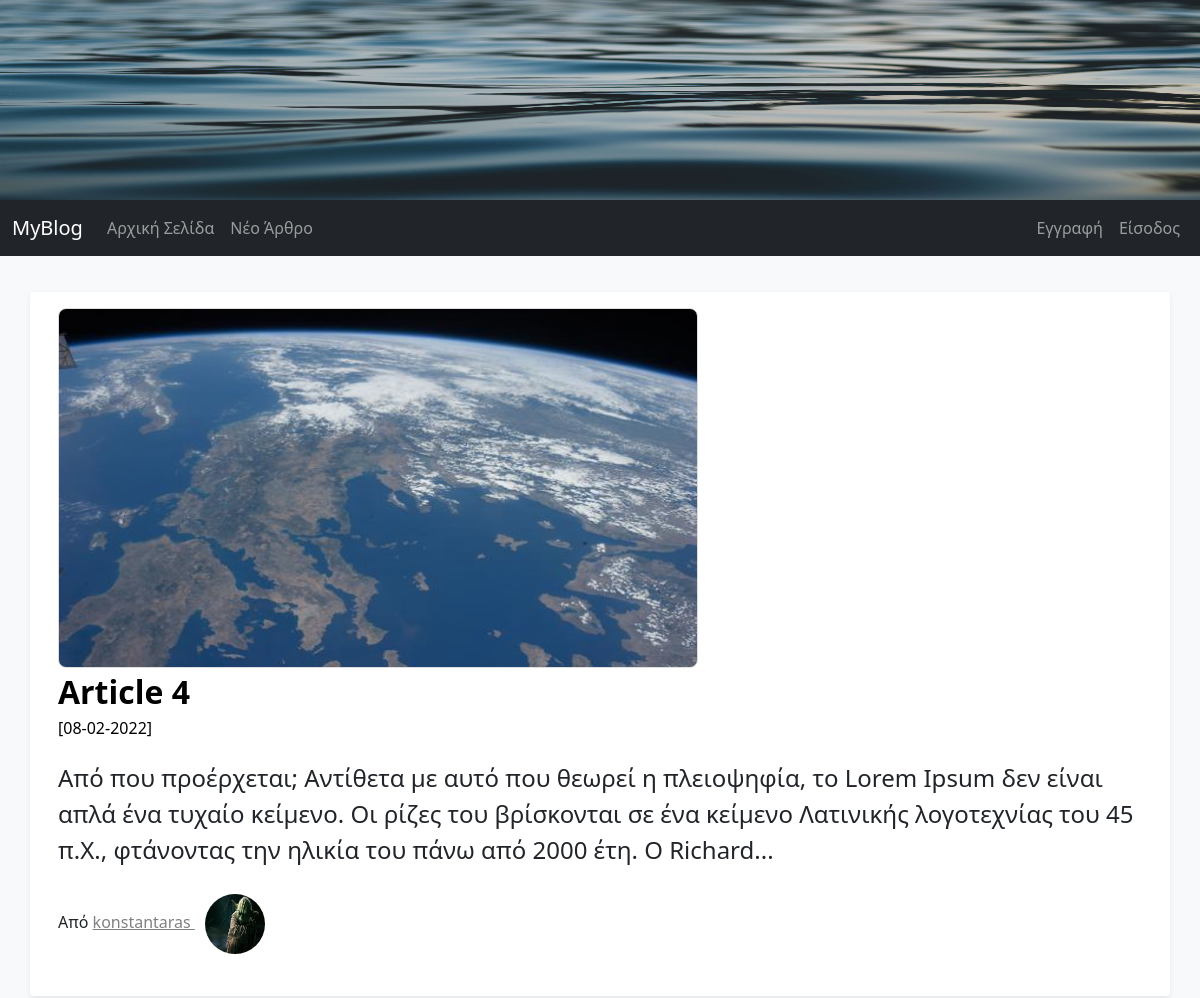
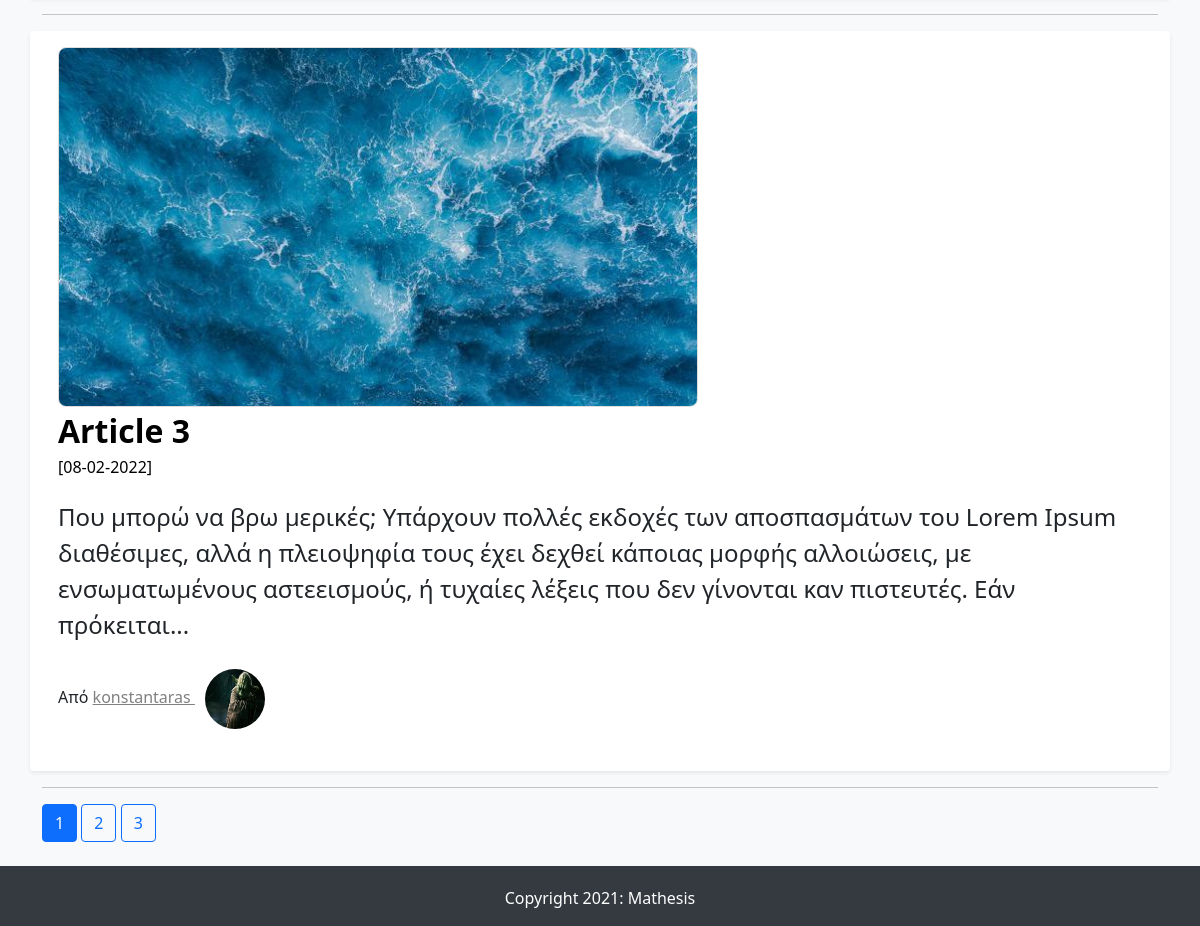
Before: / with the older database file (2 pictures, top to bottom).
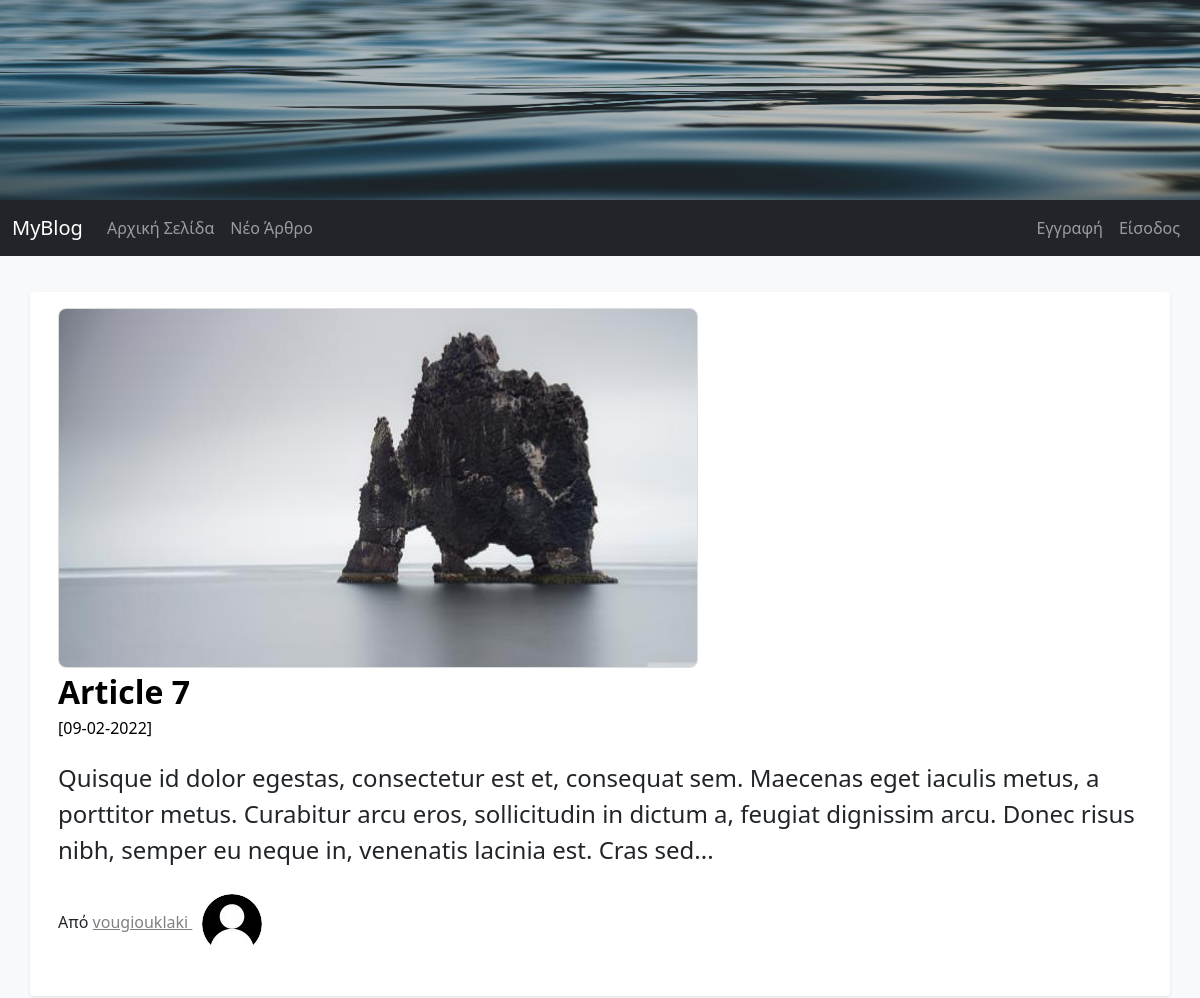
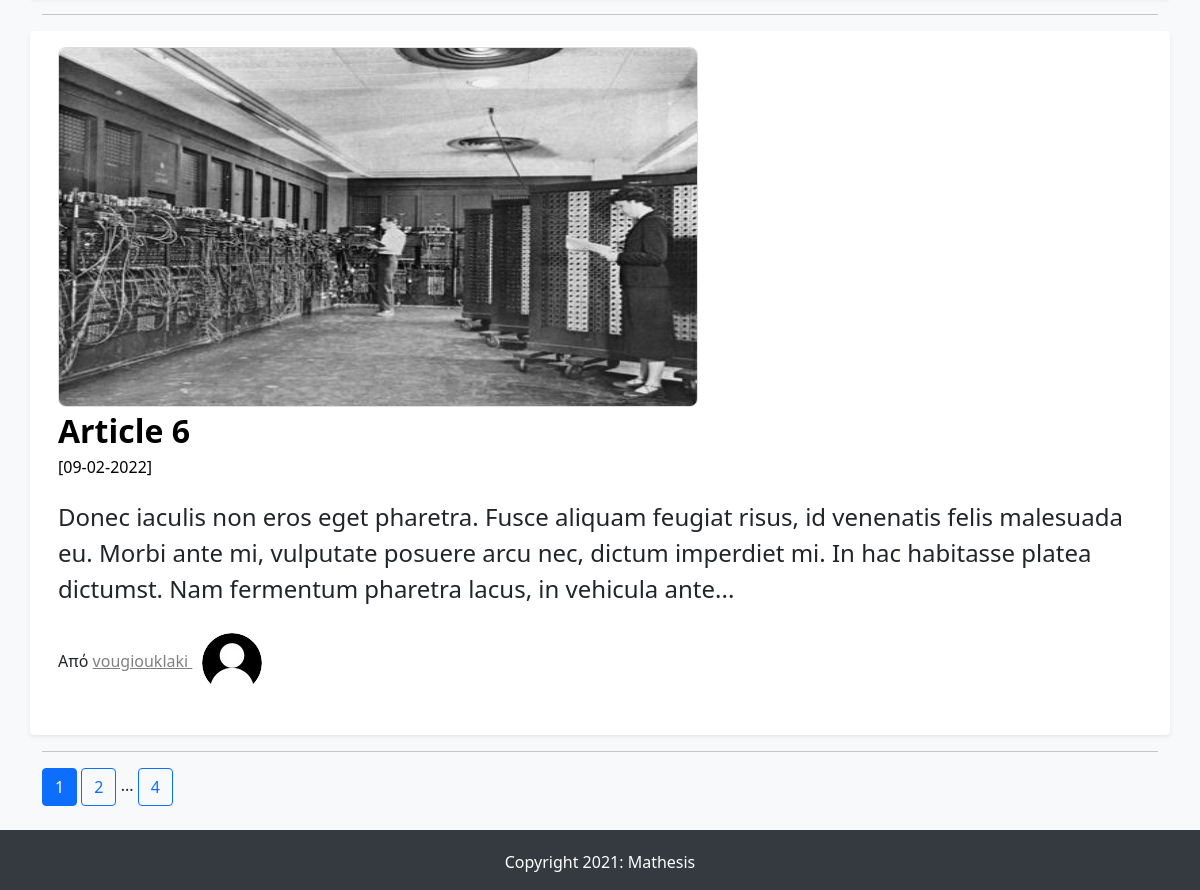
After: the same page with the newer database file (2 pictures, top to bottom).
### FlaskBlogApp/models.py (models this page shows, shortened)
class Article(db.Model):
    id = db.Column(db.Integer, primary_key=True)
    article_title = db.Column(db.String(50), nullable=False)
    article_body = db.Column(db.Text(), nullable=False)
    article_image = db.Column(db.String(30), default='default_article_image.jpg', nullable=False)
    date_created = db.Column(db.DateTime, default=datetime.utcnow, nullable=False)
    user_id = db.Column(db.Integer, db.ForeignKey('user.id'), nullable=False) # user.id of the table not of the class

class User(db.Model, UserMixin): # UserMixin extends class to flask-login capabilities
    id = db.Column(db.Integer, primary_key=True)
    username = db.Column(db.String(15), unique=True, nullable=False)
    email = db.Column(db.String(150), unique=True, nullable=False)
    password = db.Column(db.String(36), nullable=False)
    profile_image = db.Column(db.String(30), default='default_profile_image.jpg')
    articles = db.relationship('Article', backref='author', lazy=True) # Article - relationship with the model not the table

### FlaskBlogApp/routes.py (the view)
@app.route ("/index/")
@app.route ("/")
def root():
    page = request.args.get("page", 1, type=int) # default page=1, type=integer
    articles = Article.query.order_by(Article.date_created.desc()).paginate(per_page=2, page=page) #to show only 2 articles per page
    return render_template("index.html", articles=articles)

### FlaskBlogApp/templates/index.html (shortened to what this page needs)
{% extends "base.html" %}
{% block content %}
  {% if articles %}
      {% for article in articles.items %}
          <div class="row my-3 p-3 bg-body rounded shadow-sm">
            <div class="col col-md-12">
              {% if article.article_image and article.article_image != 'default_article_image.jpg' %}
                <img src="{{ url_for('static', filename='images/articles_images/'+article.article_image) }}" alt="" class="img-responsive a_image" width="640px" height="360px">
              {% endif %}
            </div>
            <div class="col col-md-12">
              <div class="main-article-title">
                <a class="article_title"
                href="{{ url_for('full_article', article_id=article.id) }}">{{ article.article_title | safe }}
                </a>
              </div>
              <small class="article_date">[{{ article.date_created.strftime('%d-%m-%Y') }}]</small>
              <p class="main-article-partial-text">
                {{ article.article_body | truncate(255) | safe }}
              </p>
              <p class="">Από
                <span>
                  <a class="author-name" href="{{ url_for('articles_by_author', author_id=article.author.id) }}"> {{ article.author.username }}
                    <img class="rounded-circle profile-image" alt="{{ article.author.username }}" src="{{ url_for('static', filename='images/profiles_images/'+article.author.profile_image) }}" data-holder-rendered="true" data-bs-toggle="tooltip" data-bs-placement="top" title="{{ article.author.username }}">
                  </a>
                </span>
              </p>
            </div>
          </div>
          <hr>
      {% endfor %}
      {% for page_number in articles.iter_pages(left_edge=1, right_edge=1, left_current=1, right_current=2) %}
        {% if page_number %}
          {% if articles.page == page_number %}
            <a class="btn btn-primary" href="{{ url_for('root', page=page_number) }}"> {{ page_number }} </a>
          {% else %}
            <a class="btn btn-outline-primary" href="{{ url_for('root', page=page_number) }}"> {{ page_number }} </a>
          {% endif%}
        {% else %}
          <span>...</span>
        {% endif %}
      {% endfor %}
  {% endif %}
{% endblock content %}

Changed rows visible on the page:
no longer on this page (row unchanged): Article: article_image (picture), article_title "Article 4", date_created "08-02-2022", article_body "Από που προέρχεται; Αντίθετα με αυτό που θεωρεί η πλειοψηφία, το Lorem Ipsum δεν είναι απλά ένα τυχαίο κείμενο. Οι ρίζες του βρίσκονται σε ένα κείμενο Λατινικής λογοτεχνίας του 45 π.Χ., φτάνοντας την ηλικία του πάνω από 2000 έτη. Ο Richard...", author.username "konstantaras", profile_image (picture)
no longer on this page (row unchanged): Article: article_image (picture), article_title "Article 3", date_created "08-02-2022", article_body "Που μπορώ να βρω μερικές; Υπάρχουν πολλές εκδοχές των αποσπασμάτων του Lorem Ipsum διαθέσιμες, αλλά η πλειοψηφία τους έχει δεχθεί κάποιας μορφής αλλοιώσεις, με ενσωματωμένους αστεεισμούς, ή τυχαίες λέξεις που δεν γίνονται καν πιστευτές. Εάν πρόκειται...", author.username "konstantaras", profile_image (picture)
added Article: article_image (picture), article_title "Article 7", date_created "09-02-2022", article_body "Quisque id dolor egestas, consectetur est et, consequat sem. Maecenas eget iaculis metus, a porttitor metus. Curabitur arcu eros, sollicitudin in dictum a, feugiat dignissim arcu. Donec risus nibh, semper eu neque in, venenatis lacinia est. Cras sed...", author.username "vougiouklaki", profile_image (placeholder picture)
added Article: article_image (picture), article_title "Article 6", date_created "09-02-2022", article_body "Donec iaculis non eros eget pharetra. Fusce aliquam feugiat risus, id venenatis felis malesuada eu. Morbi ante mi, vulputate posuere arcu nec, dictum imperdiet mi. In hac habitasse platea dictumst. Nam fermentum pharetra lacus, in vehicula ante...", author.username "vougiouklaki", profile_image (placeholder picture)
Other visible differences:
new list line: "4"
list line gone: "3"
